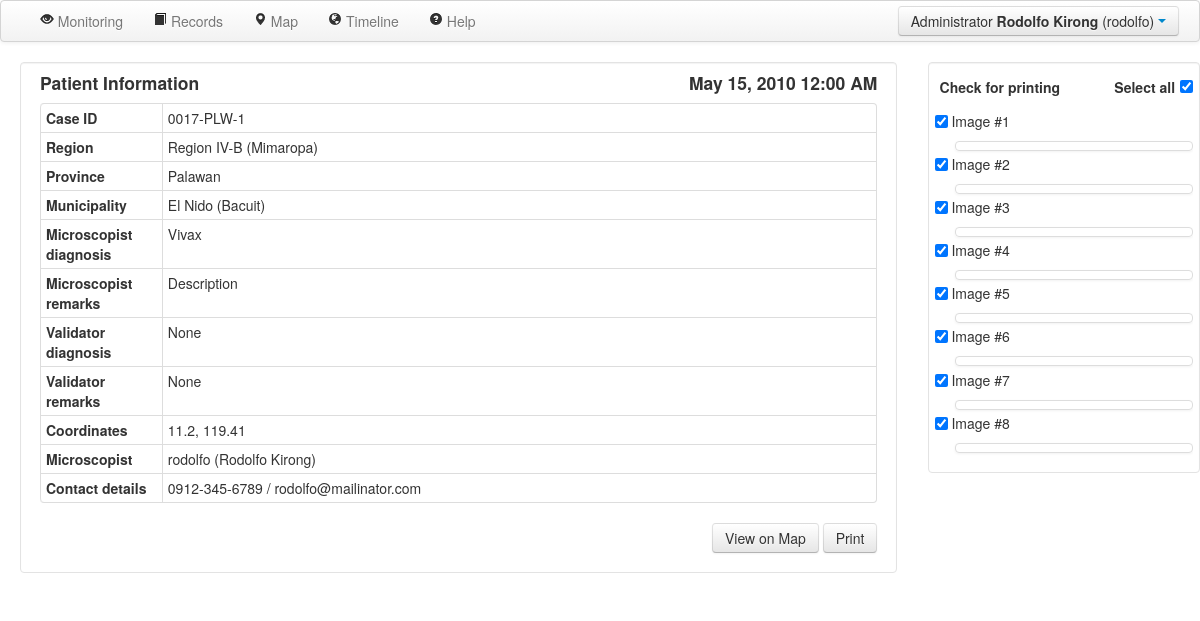
The page /case/1/ (signed in) on the database its author committed.
### serveus/models.py (models this page shows, shortened)
class UserType(db.Model):
	__tablename__ = 'usertype'
	id = db.Column(db.Integer, primary_key=True)
	name = db.Column(db.String(80), unique=True)
	users = db.relationship('User', backref='usertype', lazy='dynamic')
	@staticmethod
	def get_administrator():
		return UserType.query.filter(UserType.name=='Administrator').first()
	@staticmethod
	def get_microscopist():
		return UserType.query.filter(UserType.name=='Medical Technologist').first()
	@staticmethod
	def get_doctor():
		return UserType.query.filter(UserType.name=='Validator').first()
	def __init__(self, name=""):
		self.name = name
	def __repr__(self):
		return '<UserType %r>' % self.name
	def __str__(self):
		return self.name

class User(db.Model, UserMixin):
	__tablename__ = 'user'
	id = db.Column(db.Integer, primary_key=True)
	username = db.Column(db.String(80), unique=True)
	password = db.Column(db.String(120))
	firstname = db.Column(db.String(100))
	lastname = db.Column(db.String(100))
	usertype_id = db.Column(db.Integer, db.ForeignKey('usertype.id'))
	case =  db.relationship('Case', backref='user', lazy='dynamic')
	contact = db.Column(db.String(80))
	email = db.Column(db.String(80), unique=True)
	chunklists = db.relationship('Chunklist', backref='user', lazy='dynamic')
	"""
	@models_committed.connect_via(app)
	def on_models_committed(sender, changes):
		for obj, method in changes:
			if method == 'insert' and type(obj) == User:
				body = '''Greetings, %s %s! You have successfully been registered to the system. Your temporary password is <b>%s</b>.<br><br>Below are your account details:<br><br>Username: %s<br>User type: %s<br>Contact number: %s<br>Email: %s<br><br>Please login and change your password. Thank you!''' % (obj.firstname, obj.lastname, '123', obj.username, obj.usertype, obj.contact, obj.email)
				msg = Message('Outbreak Monitoring', sender="cvmig.group.23@gmail.com", recipients=['generic@mailinator.com',obj.email])
				msg.html = body
				mail.send(msg)
	"""
	def is_administrator(self):
		return self.usertype == UserType.get_administrator()
	def is_microscopist(self):
		return self.usertype == UserType.get_microscopist()
	def is_doctor(self):
		return self.usertype == UserType.get_doctor()
	def __init__(self, firstname="", lastname="", username="", password="", contact="", email=""):
		self.firstname = firstname
		self.lastname = lastname
		self.username = username
		self.password = password
		self.contact = contact
		self.email = email
	def __repr__(self):
		return '<User %r %r (%r)>' % (self.firstname, self.lastname, self.username)
	def __str__(self):
		return self.username

class Case(db.Model):
	__tablename__ = 'case'
	id = db.Column(db.Integer, primary_key=True)
	date = db.Column(db.DateTime())
	parasite = db.Column(db.String(100))
	description = db.Column(db.String(1000))
	comment = db.Column(db.String(1000))
	lat = db.Column(db.Float)
	lng = db.Column(db.Float)
	user_id = db.Column(db.Integer, db.ForeignKey('user.id'))
	images = db.relationship('Image', backref='case', lazy='dynamic')
	test = db.Column(db.Boolean)
	partype_id = db.Column(db.Integer, db.ForeignKey('partype.id'))
	region_id = db.Column(db.Integer, db.ForeignKey('region.id'))
	province_id = db.Column(db.Integer, db.ForeignKey('province.id'))
	municipality_id = db.Column(db.Integer, db.ForeignKey('municipality.id'))
	parasite_validator = db.Column(db.String(100))
	description_validator = db.Column(db.String(1000))
	def __init__(self, date="", parasite="", description="", lat="", lng="", test="", region="", province="", municipality=""):
		self.date = date
		self.parasite = parasite
		self.description = description
		self.lat = lat
		self.lng = lng
		if region == '':
			self.region = None
		else:
			self.region = region
		if province == '':
			self.province = None
		else:
			self.province = province
		if municipality == '':
			self.municipality = None
		else:
			self.municipality = municipality
		self.test = test
	def __repr__(self):
		return '<Case %r>' % self.id
	def __str__(self):
		return str(self.id)
	@property
	def code(self):
		return "%s-%s-%s" % (self.region.code, self.province.code, self.id)

class Region(db.Model):
	__tablename__ = 'region'
	id = db.Column(db.Integer, primary_key=True)
	name = db.Column(db.String(50))
	code = db.Column(db.String(10))
	cases = db.relationship('Case', backref='region', lazy='dynamic')
	provinces = db.relationship('Province', backref='region', lazy='dynamic')
	def __init__(self, name='', code=''):
		self.name = name
		self.code = code
	def __repr__(self):
		return self.name

class Province(db.Model):
	__tablename__ = 'province'
	id = db.Column(db.Integer, primary_key=True)
	name = db.Column(db.String(50))
	code = db.Column(db.String(10))
	cases = db.relationship('Case', backref='province', lazy='dynamic')
	municipalities = db.relationship('Municipality', backref='province', lazy='dynamic')
	region_id = db.Column(db.Integer, db.ForeignKey('region.id'))
	def __init__(self, name='', code=''):
		self.name = name
		self.code = code
	def __repr__(self):
		return self.name

class Municipality(db.Model):
	__tablename__ = 'municipality'
	id = db.Column(db.Integer, primary_key=True)
	name = db.Column(db.String(50))
	cases = db.relationship('Case', backref='municipality', lazy='dynamic')
	province_id = db.Column(db.Integer, db.ForeignKey('province.id'))
	def __init__(self, name=''):
		self.name = name
	def __repr__(self):
		return self.name

### serveus/views.py (the view, shortened to what this page needs)
@app.route('/case/<int:id>/',  methods = ['GET', 'POST'])
def case(id):
    case = Case.query.get(id)
    if current_user.usertype == get_microscopist():
        if case.user != current_user:
            abort(401)
    images = []
    for img in case.images:
        images.append((img.number, 'pic/' + str(img.id)))
    images = sorted(images)
    return render_template("case.html", case = case, user = current_user, images=images)

### serveus/views.py (called while the page is built)
def get_microscopist():
    return UserType.query.filter(UserType.name == 'Medical Technologist').first()

@login_manager.user_loader
def load_user(userid):
    return User.query.get(userid)

### serveus/templates/case.html (shortened to what this page needs)
{% extends "layout.html" %}
{% block content %}
    <form id="super" action="" method="post">
		<div class="container-fluid" style="background-color: white; position: relative; height: 100%; padding-bottom: 0; padding-right: 0">
			<div class="row-fluid" style="background-color: white; position: relative; height: 100%">
                <div class="span9 row">
                    <div class="well container span12" style="background-color: white; padding-top: 0;">
                        <h4 class="pull-left">Patient Information</h4>
                        <h4 class="pull-right">{{case.date.strftime('%B %d, %Y %I:%M %p')}}</h4>
                        <table class="table table-condensed table-bordered" style="width: 100%">
                        <tr><th class="span2">Case ID<td class="span10"> {{case.code}}
						<tr><th>Region<td>{{case.region}}
						<tr><th>Province<td>{{case.province}}
						<tr><th>Municipality<td>{{case.municipality}}
                        <tr><th>Microscopist diagnosis<td>{{case.parasite}}
                        <tr><th>Microscopist remarks<td>{{case.description}}
                        <tr><th>Validator diagnosis<td>{{case.parasite_validator}}
                        <tr><th>Validator remarks<td>{{case.description_validator}}
                        <tr><th>Coordinates<td>{{case.lat}}, {{case.lng}}
						<tr><th>Microscopist<td>{{case.user.username}} ({{case.user.firstname}} {{case.user.lastname}})
									<tr><th>Contact details<td>{{case.user.contact}} / {{case.user.email}}
                        </table>
                        <div class="pull-right">
                        <a class="btn btn-medium" href="/map/?lat={{case.lat}}&lng={{case.lng}}&zoom=13&date_start=1/1/1970&date_end=Today">View on Map</a>
                        <input class="btn btn-medium" type="submit" value="Print" style="height: 30px">
                        </div>
                    </div>
                    <br><br><br>
                </div>
				<div class="span3 well" style="background-color: white; overflow-y: auto; overflow-x:hidden; position: relative; height: 100%; padding: 0.5%; padding-top: 0;">
                    <div class="tab-content">
                        <div class="tab-pane fade in active" id="raw_images">
                            <table class="table-condensed" style="width: 100%; vertical-align: bottom; padding: 0; margin: 0">
                            <tr>
                            <td style="width: 64%"><h5 class="pull-left">Check for printing</h5>
                            <td style="width: 34%"><h5 class="pull-right">Select all</h5>
                            <td style="width: 2%; padding: 0%"><input id="selectAll" class=" pull-right" type="checkbox" onclick="toggleAll()" style="margin-bottom: 5px" checked>
                            </table>
                            <div class="row-fluid" id="gallery" data-toggle="modal-gallery" data-target="#modal-gallery" style="padding: 0">
                                <ul class="thumbnails">
                                 {% for j, i in images %}
                                <li class="span12" style="margin: 0; margin-left: 0; margin-right: 1.2%; margin-bottom: 1.2%">
                                    <div class="container span12">
										<input class=" pull-left" type="checkbox" name="checkbox_{{loop.index0}}" id="chkbox_{{loop.index0}}" onchange="toggleSelectAll({{loop.index0}})" checked>
										<p>&nbsp;Image #{{j}}</p>
										<a href="/{{i}}" class="thumbnail  pull-right" style="width: calc(100% - 30px)" data-gallery="gallery" onclick="window.currentImageIndex={{loop.index0}};getElementById('currentlyViewed_chkbox_printing').checked = document.getElementById('chkbox_'+{{loop.index0}}).checked; $('span#modalImageNumber').text('{{j}}');">
                                        </a>
                                    </div>
                                 {% endfor %}
                                 </li>
                                </ul>
                            </div>
                        </div>
                    </div>
				</div>
			</div>
		</div>
    </form>
{% endblock %}

### serveus/templates/layout.html (shortened to what this page needs)
<!DOCTYPE html>
<html>
	<head>
		<link href="/static/css/bootstrap.min.css" rel="stylesheet" media="screen">
		<link href="/static/css/bootstrap-responsive.css" rel="stylesheet">
        <link href="/static/css/eyecon-datepicker.css" rel="stylesheet">
        <link href="/static/css/bootstrap-image-gallery.css" rel="stylesheet">
	</head>
	<body>
		<div class="navbar" style="width: 100%;">
			<div class="navbar-inner">
                <ul class="nav pull-right">
                    <div class="btn-group">
                        <a class="btn dropdown-toggle" data-toggle="dropdown" href="#">
							{{user.usertype.name}} <b>{{user.firstname}} {{user.lastname}}</b> ({{ user.username }})
                        <span class="caret"></span>
                        </a>
                    </div>
                </ul>
                <div class="nav-collapse collapse">
                    <div>
                        <ul class="nav pull-left">
                            <li>&nbsp</li>
							{% if not user.is_microscopist() %}<li {% if menu_active == 'monitoring' %}class="active"{% endif %}><a href="/monitoring/"><i class="icon-eye-open"></i> Monitoring</a></li>{% endif %}
                            <li {% if menu_active == 'records' %}class="active"{% endif %}><a href="/records/"><i class="icon-book"></i> Records</a></li>
                            {% if not user.is_microscopist() %}<li {% if menu_active == 'map' %}class="active"{% endif %}><a href="/map/"><i class="icon-map-marker"></i> Map</a></li>{% endif %}
                            {% if not user.is_microscopist() %}<li {% if menu_active == 'timeline' %}class="active"{% endif %}><a href="/timeline/"><i class="icon-globe"></i> Timeline</a></li>{% endif %}
                            <li><a href="#helpModal" id="help" data-toggle="modal"><i class="icon-question-sign"></i> Help</a></li>
                        </ul>
                    </div>
                </div>
			</div>
		</div>
		{% block content %}
		{% endblock %}
	</body>
</html>

### rows shown on the page
UserType: usertype.name "Administrator"
User: firstname "Rodolfo", lastname "Kirong", username "rodolfo", user.username "rodolfo", user.firstname "Rodolfo", user.lastname "Kirong", user.contact "0912-345-6789", user.email "rodolfo@mailinator.com"
Case: date "May 15, 2010 12:00 AM", parasite "Vivax", description "Description", parasite_validator "None", description_validator "None", lat "11.2", lng "119.41"
Region: code "0017-PLW-1", region "Region IV-B (Mimaropa)"
Province: province "Palawan"
Municipality: municipality "El Nido (Bacuit)"

### other values the page prints
{{ j }} "1" "2" "3" "4" "5" "6" "7" "8"
